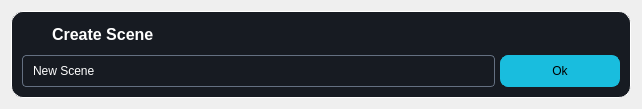
<?xml version="1.0" encoding="UTF-8"?>
<ui version="4.0">
 <class>CreateSceneDialogClass</class>
 <widget class="QDialog" name="CreateSceneDialogClass">
  <property name="geometry">
   <rect>
    <x>0</x>
    <y>0</y>
    <width>642</width>
    <height>101</height>
   </rect>
  </property>
  <property name="windowTitle">
   <string>CreateSceneDialog</string>
  </property>
  <property name="styleSheet">
   <string notr="true">#mainSceneWidget {
  background: #171B22;
  border: 1px solid white;
  border-radius: 12px;
}

QLabel {
  color: white;
}

#closeButton {
  background: transparent;
}

#okButton {
  background: #19BDDE;
  color: black;
  border: 1px solid #19BDDE;
  border-radius: 8px;
}

#okButton:hover {
  background-color: #14A8C6;
  color: black;
}

QLineEdit {
  background: #171B22;
  color: white;
  border: 1px solid #647081;
  border-radius: 4px;
  padding-left: 8px;
}

QLineEdit:focus {
    border: 1px solid #19BDDE;
}
</string>
  </property>
  <layout class="QVBoxLayout" name="verticalLayout">
   <item>
    <widget class="QWidget" name="mainSceneWidget" native="true">
     <layout class="QVBoxLayout" name="verticalLayout_2">
      <item>
       <widget class="QWidget" name="headerSceneWidget" native="true">
        <layout class="QHBoxLayout" name="horizontalLayout">
         <property name="leftMargin">
          <number>0</number>
         </property>
         <property name="topMargin">
          <number>0</number>
         </property>
         <property name="rightMargin">
          <number>0</number>
         </property>
         <property name="bottomMargin">
          <number>0</number>
         </property>
         <item>
          <widget class="QLabel" name="label_2">
           <property name="minimumSize">
            <size>
             <width>24</width>
             <height>24</height>
            </size>
           </property>
           <property name="maximumSize">
            <size>
             <width>24</width>
             <height>24</height>
            </size>
           </property>
           <property name="text">
            <string/>
           </property>
           <property name="pixmap">
            <pixmap resource="frameflow.qrc">:/FrameFlow/video.svg</pixmap>
           </property>
           <property name="scaledContents">
            <bool>true</bool>
           </property>
          </widget>
         </item>
         <item>
          <widget class="QLabel" name="label">
           <property name="font">
            <font>
             <pointsize>12</pointsize>
             <bold>true</bold>
            </font>
           </property>
           <property name="text">
            <string>Create Scene</string>
           </property>
          </widget>
         </item>
         <item>
          <widget class="QPushButton" name="closeButton">
           <property name="minimumSize">
            <size>
             <width>18</width>
             <height>18</height>
            </size>
           </property>
           <property name="maximumSize">
            <size>
             <width>18</width>
             <height>18</height>
            </size>
           </property>
           <property name="cursor">
            <cursorShape>PointingHandCursor</cursorShape>
           </property>
           <property name="text">
            <string/>
           </property>
           <property name="icon">
            <iconset resource="frameflow.qrc">
             <normaloff>:/FrameFlow/close.svg</normaloff>:/FrameFlow/close.svg</iconset>
           </property>
           <property name="flat">
            <bool>true</bool>
           </property>
          </widget>
         </item>
        </layout>
       </widget>
      </item>
      <item>
       <widget class="QWidget" name="horizontalWidget" native="true">
        <layout class="QHBoxLayout" name="horizontalLayout_2">
         <property name="spacing">
          <number>5</number>
         </property>
         <property name="leftMargin">
          <number>0</number>
         </property>
         <property name="topMargin">
          <number>3</number>
         </property>
         <property name="rightMargin">
          <number>0</number>
         </property>
         <property name="bottomMargin">
          <number>0</number>
         </property>
         <item>
          <widget class="QLineEdit" name="lineEdit">
           <property name="sizePolicy">
            <sizepolicy hsizetype="Expanding" vsizetype="Minimum">
             <horstretch>0</horstretch>
             <verstretch>0</verstretch>
            </sizepolicy>
           </property>
           <property name="text">
            <string>New Scene</string>
           </property>
          </widget>
         </item>
         <item>
          <widget class="QPushButton" name="okButton">
           <property name="minimumSize">
            <size>
             <width>120</width>
             <height>32</height>
            </size>
           </property>
           <property name="maximumSize">
            <size>
             <width>120</width>
             <height>32</height>
            </size>
           </property>
           <property name="cursor">
            <cursorShape>PointingHandCursor</cursorShape>
           </property>
           <property name="text">
            <string>Ok</string>
           </property>
          </widget>
         </item>
        </layout>
       </widget>
      </item>
     </layout>
    </widget>
   </item>
  </layout>
 </widget>
 <layoutdefault spacing="6" margin="11"/>
 <resources>
  <include location="frameflow.qrc"/>
 </resources>
 <connections>
  <connection>
   <sender>closeButton</sender>
   <signal>clicked()</signal>
   <receiver>CreateSceneDialogClass</receiver>
   <slot>reject()</slot>
   <hints>
    <hint type="sourcelabel">
     <x>614</x>
     <y>30</y>
    </hint>
    <hint type="destinationlabel">
     <x>320</x>
     <y>49</y>
    </hint>
   </hints>
  </connection>
  <connection>
   <sender>okButton</sender>
   <signal>clicked()</signal>
   <receiver>CreateSceneDialogClass</receiver>
   <slot>onAccept()</slot>
   <hints>
    <hint type="sourcelabel">
     <x>563</x>
     <y>65</y>
    </hint>
    <hint type="destinationlabel">
     <x>320</x>
     <y>49</y>
    </hint>
   </hints>
  </connection>
 </connections>
 <slots>
  <slot>onAccept()</slot>
 </slots>
</ui>
